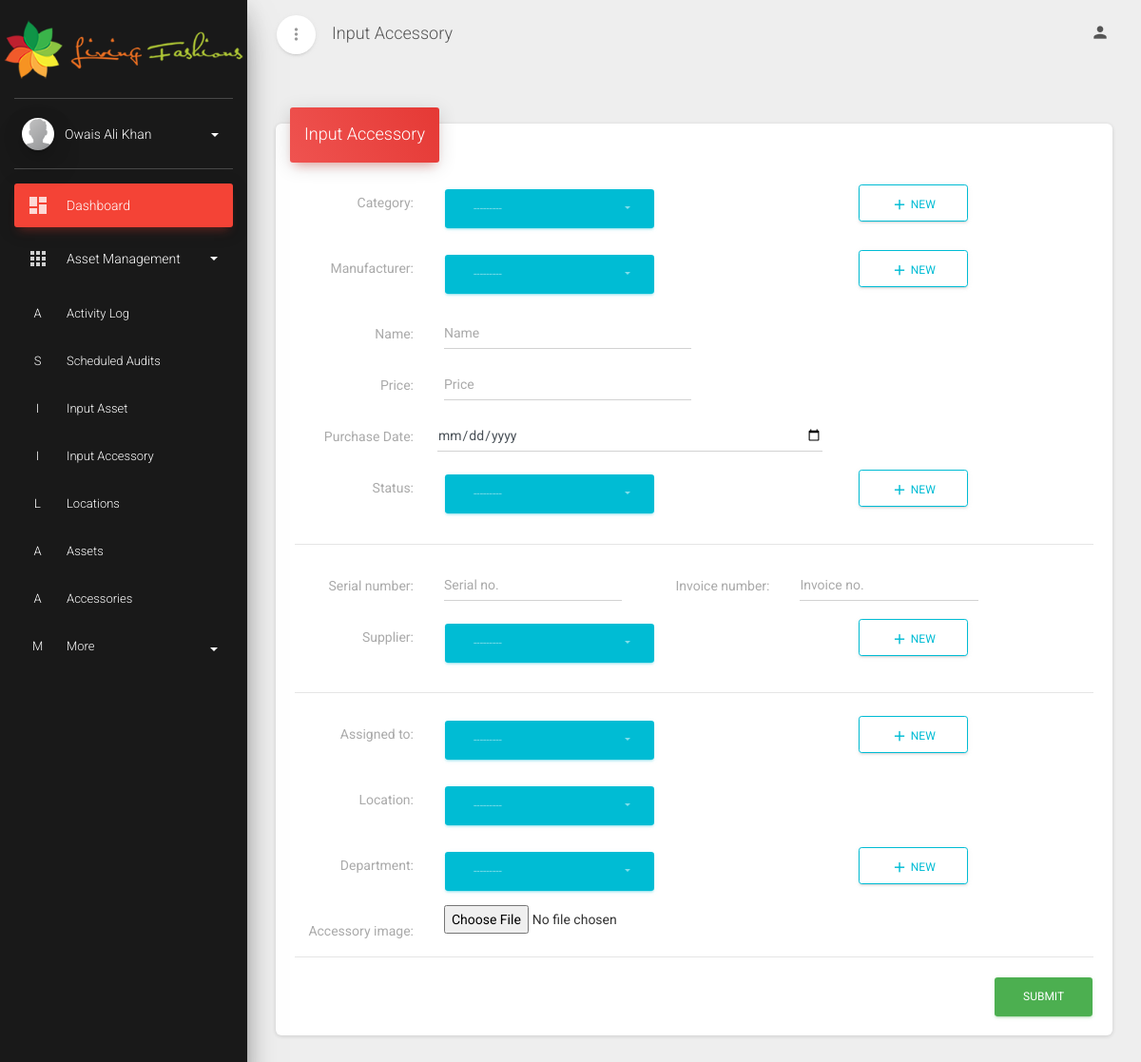
Page /input_accessory/ (signed in) on the committed database.
### webapp/models.py (models this page shows)
class Category(models.Model):
    name = models.CharField(max_length=200, help_text="Type of asset", unique=True)
    def __str__(self):
        return f"{self.name}"

class Manufacturer(models.Model):
    name = models.CharField(max_length=200, help_text="Name of manufacturing company", unique=True)
    def __str__(self):
        return f"{self.name}"

class Supplier(models.Model):
    name = models.CharField(max_length=200, help_text="Supplier of asset/accessory", unique=True)
    def __str__(self):
        return f"{self.name}"

class Employee(models.Model):
    name = models.CharField(max_length=200, help_text="Name of employee", unique=True)
    def __str__(self):
        return f"{self.name}"

class Location(models.Model):
    name = models.CharField(max_length=200, help_text="Location name", unique=True)
    def __str__(self):
        return f"{self.name}"

class Department(models.Model):
    name = models.CharField(max_length=200, help_text="Name of department", unique=True)
    def __str__(self):
        return f"{self.name}"

### webapp/views.py (the view, shortened to what this page needs)
# urls.py: path('input_accessory/', views.AccessoryCreateView.as_view(), name='input_accessory'),
class AccessoryCreateView(LoginRequiredMixin, CreateView):
    model = Accessory
    form_class = AccessoryModelForm
    template_name = 'webapp/input_accessory.html'

### webapp/templates/webapp/input_accessory.html (shortened to what this page needs)
{% extends 'master.html' %}
{% block title %}
  Input Accessory
{% endblock %}
{% block content %}
<div class="content">
  <div class="container">
    <div class="row">
    <div class="col-md-12">
      <div class="card">
        <div class="card-header card-header-danger card-header-text">
          <div class="card-text">
            <h4 class="card-title">Input Accessory</h4>
          </div>
        </div>
        <div class="card-body">
          <form method="POST" action="" enctype="multipart/form-data" class="form-horizontal" id="input_form">
            <div class="row">
              <label class="col-sm-2 col-form-label">Category:</label>
              <label class="col-form-label">&nbsp&nbsp</label>
              <div class="col-sm-6">
                <div class="form-group">
                  {{ form.category }}
                </div>
              </div>
              <div class="col-sm-2">
                <div class="form-group">
                  <a href="{% url 'input_category' %}?next={{ request.path }}" class="btn btn-outline-info btn-block pb-2"><i class="material-icons">add</i> New</a>
                </div>
              </div>
            </div>
            <div class="row">
              <label class="col-sm-2 col-form-label">Manufacturer:</label>
              <label class="col-form-label">&nbsp&nbsp</label>
              <div class="col-sm-6">
                <div class="form-group">
                  {{ form.manufacturer }}
                </div>
              </div>
              <div class="col-sm-2">
                <div class="form-group">
                  <a href="{% url 'input_manufacturer' %}?next={{ request.path }}" class="btn btn-outline-info btn-block pb-2"><i class="material-icons">add</i> New</a>
                </div>
              </div>
            </div>
            <div class="row">
              <label class="col-sm-2 col-form-label">Name:</label>
              <label class="col-form-label">&nbsp&nbsp</label>
              <div class="col-sm-4">
                <div class="form-group">
                  {{ form.name }}
                </div>
              </div>
            </div>
            <div class="row">
              <label class="col-sm-2 col-form-label">Price:</label>
              <label class="col-form-label">&nbsp&nbsp</label>
              <div class="col-sm-4">
                <div class="form-group">{{ form.price }}</div>
              </div>
            </div>
            <div class="row">
              <label class="col-sm-2 col-form-label">Purchase Date:</label>
              <code class="col-form-label"></code>
              <div class="col-sm-6">
                <div class="form-group">{{ form.purchase_date }}</div>
              </div>
            </div>
            <div class="row">
              <label class="col-sm-2 col-form-label">Status:</label>
              <label class="col-form-label">&nbsp&nbsp</label>
              <div class="col-sm-6">
                <div class="form-group">
                  {{ form.status }}
                </div>
              </div>
              <div class="col-sm-2">
                <div class="form-group">
                  <button type="button" class="btn btn-outline-info btn-block pb-2"><i class="material-icons">add</i> New</button>
                </div>
              </div>
            </div>
            <hr />
            <div class="row">
              <label class="col-sm-2 col-form-label">Serial number:</label>
              <label class="col-form-label">&nbsp&nbsp</label>
              <div class="col-sm-3">
                <div class="form-group">{{ form.serial }}</div>
              </div>
              <label class="col-sm-2 col-form-label">Invoice number:</label>
              <label class="col-form-label">&nbsp&nbsp</label>
              <div class="col-sm-3">
                <div class="form-group">{{ form.invoice }}</div>
              </div>
            </div>
            <div class="row">
              <label class="col-sm-2 col-form-label">Supplier:</label>
              <label class="col-form-label">&nbsp&nbsp</label>
              <div class="col-sm-6">
                <div class="form-group">{{ form.supplier }}</div>
              </div>
              <div class="col-sm-2">
                <div class="form-group">
                  <a href="{% url 'input_supplier' %}?next={{ request.path }}" class="btn btn-outline-info btn-block pb-2"><i class="material-icons">add</i> New</a>
                </div>
              </div>
            </div>
            <hr />
            <div class="row">
              <label class="col-sm-2 col-form-label">Assigned to:</label>
              <label class="col-form-label">&nbsp&nbsp</label>
              <div class="col-sm-6">
                <div class="form-group">
                  {{ form.assigned_to }}
                </div>
              </div>
              <div class="col-sm-2">
                <div class="form-group">
                  <a href="{% url 'input_employee' %}?next={{ request.path }}" class="btn btn-outline-info btn-block pb-2"><i class="material-icons">add</i> New</a>
                </div>
              </div>
              <label class="col-sm-2 col-form-label">Location:</label>
              <label class="col-form-label">&nbsp&nbsp</label>
              <div class="col-sm-6">
                <div class="form-group">
                  {{ form.location }}
                </div>
              </div>
              <div class="col-sm-2">
                <div class="form-group">
                </div>
              </div>
            </div>
            <div class="row">
              <label class="col-sm-2 col-form-label">Department:</label>
              <label class="col-form-label">&nbsp&nbsp</label>
              <div class="col-sm-6">
                <div class="form-group">
                  {{ form.department }}
                </div>
              </div>
              <div class="col-sm-2">
                <div class="form-group">
                  <a href="{% url 'input_department' %}?next={{ request.path }}" class="btn btn-outline-info btn-block pb-2"><i class="material-icons">add</i> New</a>
                </div>
              </div>
            </div>
            <div class="row">
              <label class="col-sm-2 col-form-label">Accessory image:</label>
              <label class="col-form-label">&nbsp&nbsp</label>
              <div class="col-sm-6">
                  {{ form.accessory_image }}
              </div>
            </div>
              <hr />
              <div class="row text-center">
                <div class="col-md-12 text-center">
                  <button name="submit" id="submit" type="submit" class="btn btn-success  float-right">Submit</button>
                </div>
              </div>
          </form>
        </div>
      </div>
    </div>
    </div>
  </div>
</div>
{% endblock %}

### webapp/templates/master.html (shortened to what this page needs)
<!DOCTYPE html>
<html lang="en">
{% load static %}
<head>
  <link rel="stylesheet" href="{% static 'webapp/Assets/assets/css/material-dashboard.minf066.css' %}">
</head>
<body class="">
  <div class="wrapper">
    <div class="sidebar" data-color="danger" data-background-color="black" data-image="{% static 'webapp/Assets/assets/img/sidebar-1.jpg' %}">
      <div class="logo">
        <a href="#" class="simple-text logo-normal">
          <img src="{% static 'webapp/Assets/assets/img/lf_logo.png' %}" width="100%" alt="Living Fashions'" >
        </a>
      </div>
      <div class="sidebar-wrapper">
        <div class="user">
          <div class="photo">
            <img src="{% static 'webapp/Assets/assets/img/default-avatar.png' %}" />
          </div>
          <div class="user-info">
            <a data-toggle="collapse" href="#collapseExample" class="username">
              <span>
                {% if user.is_authenticated %}
                  {{ user.get_full_name }}
                {% else %}
                  Unauthenticated
                {% endif %}
                <b class="caret"></b>
              </span>
            </a>
          </div>
        </div>
        <ul class="nav">
          <li class="nav-item active">
            <a class="nav-link" href="{% url 'dashboard' %}">
              <i class="material-icons">dashboard</i>
              <p> Dashboard </p>
            </a>
          </li>
        <li class="nav-item">
            <a class="nav-link" data-toggle="collapse" href="#pagesExamples">
              <i class="material-icons">apps</i>
              <p>Asset Management
                <b class="caret"></b>
              </p>
            </a>
            <div class="collapse show" id="pagesExamples">
              <ul class="nav">
                <li class="nav-item">
                  <a class="nav-link" href="{% url 'activity_log' %}">
                    <span class="sidebar-mini"> A </span>
                    <span class="sidebar-normal"> Activity log
                    </span>
                  </a>
                </li>
                <li class="nav-item">
                  <a class="nav-link" href="{% url 'view_inventory-scheduled-audit-list' %}">
                    <span class="sidebar-mini"> S </span>
                    <span class="sidebar-normal"> Scheduled Audits
                    </span>
                  </a>
                </li>
                <li class="nav-item">
                  <a class="nav-link" href="{% url 'input_inventory' %}">
                    <span class="sidebar-mini"> I </span>
                    <span class="sidebar-normal"> Input Asset
                    </span>
                  </a>
                </li>
                <li class="nav-item">
                  <a class="nav-link" href="{% url 'input_accessory' %}">
                    <span class="sidebar-mini"> I </span>
                    <span class="sidebar-normal"> Input Accessory
                    </span>
                  </a>
                </li>
                <li class="nav-item">
                  <a class="nav-link" href="{% url 'input_and_display_location' %}">
                    <span class="sidebar-mini"> L </span>
                    <span class="sidebar-normal"> Locations </span>
                  </a>
                </li>
                <li class="nav-item ">
                  <a class="nav-link" href="{% url 'view_inventory-list' %}">
                    <span class="sidebar-mini"> A </span>
                    <span class="sidebar-normal"> Assets </span>
                  </a>
                </li>
                <li class="nav-item ">
                  <a class="nav-link" href="{% url 'view_accessory-list' %}">
                    <span class="sidebar-mini"> A </span>
                    <span class="sidebar-normal"> Accessories </span>
                  </a>
                </li>
                <li class="nav-item ">
                  <a class="nav-link" data-toggle="collapse" href="#componentsCollapse2">
                    <span class="sidebar-mini"> M </span>
                    <span class="sidebar-normal"> More
                      <b class="caret"></b>
                    </span>
                  </a>
                </li>
              </ul>
            </div>
          </li>
        </ul>
      </div>
    </div>
    <div class="main-panel">
      <nav class="navbar navbar-expand-lg navbar-transparent navbar-absolute fixed-top ">
        <div class="container-fluid">
          <div class="navbar-wrapper">
            <div class="navbar-minimize">
              <button id="minimizeSidebar" class="btn btn-just-icon btn-white btn-fab btn-round">
                <i class="material-icons text_align-center visible-on-sidebar-regular">more_vert</i>
              </button>
            </div>
            <a class="navbar-brand" href="#pablo">{% block title %}Dashboard{% endblock title %}</a>
          </div>
          <div class="collapse navbar-collapse justify-content-end">
            <ul class="navbar-nav">
              <li class="nav-item dropdown">
                <a class="nav-link" href="#pablo" id="navbarDropdownProfile" data-toggle="dropdown" aria-haspopup="true" aria-expanded="false">
                  <i class="material-icons">person</i>
                </a>
              </li>
            </ul>
          </div>
        </div>
      </nav>
</body>
<div class="content">
  {% block content %}{% endblock %}
</div>
</html>

### rows in the picture
Category: category "---------"
Manufacturer: manufacturer "---------"
Supplier: supplier "---------"
Employee: assigned_to "---------"
Location: location "---------"
Department: department "---------"

### other values in the picture
{{ user.get_full_name }} "Owais Ali Khan"
